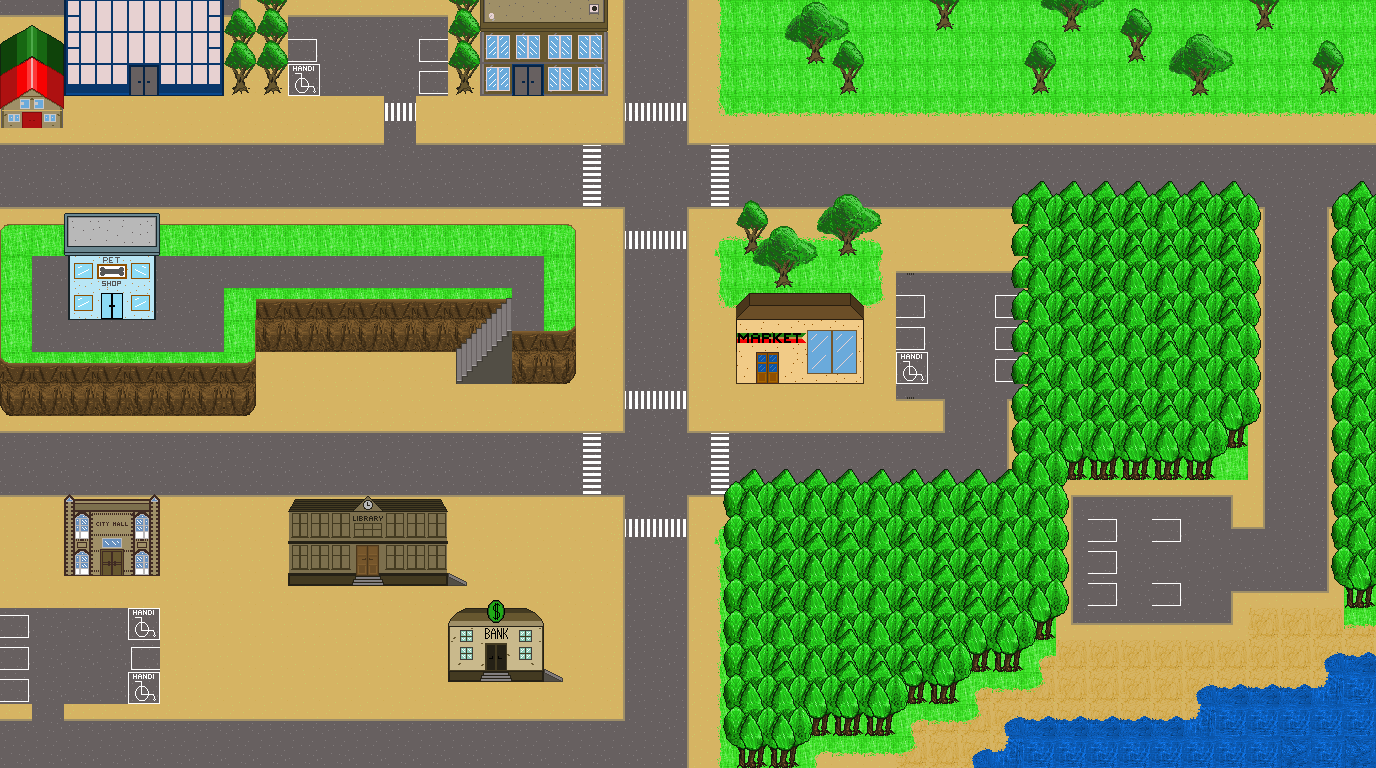

The image is a tile-based game level rendered from a .tmx file. Its description and source (layers, tilesets, objects; grid data summarised) follow:
An orthogonal 43x24 tile map with 32x32 px tiles, 18 tile layers (Ground1, Ground2, RoadMiddle, Pavement, ...).

<map version="1.2" tiledversion="1.2.1" orientation="orthogonal" renderorder="right-down" width="43" height="24" tilewidth="32" tileheight="32" infinite="0" nextlayerid="35" nextobjectid="1">
 <tileset firstgid="1" name="TILEgame" tilewidth="32" tileheight="32" tilecount="418" columns="19">
  <image source="TILEgame.png" trans="ff00ff" width="608" height="704" />
 </tileset>
 <layer id="2" name="Ground1" width="43" height="24">
  <data>[1032 cells, 1032 non-empty, 2 distinct tile ids]</data>
 </layer>
 <layer id="13" name="Ground2" width="43" height="24">
  <data>[1032 cells, 346 non-empty, 16 distinct tile ids]</data>
 </layer>
 <layer id="6" name="RoadMiddle" width="43" height="24">
  <data>[1032 cells, 198 non-empty, 3 distinct tile ids]</data>
 </layer>
 <layer id="7" name="Pavement" width="43" height="24">
  <data>[1032 cells, 250 non-empty, 14 distinct tile ids]</data>
 </layer>
 <layer id="29" name="Parking" width="43" height="24">
  <data>[1032 cells, 21 non-empty, 3 distinct tile ids]</data>
 </layer>
 <layer id="33" name="CrossRoad" width="43" height="24">
  <data>[1032 cells, 25 non-empty, 6 distinct tile ids]</data>
 </layer>
 <layer id="28" name="Cliff" width="43" height="24">
  <data>[1032 cells, 60 non-empty, 11 distinct tile ids]</data>
 </layer>
 <layer id="30" name="Cliff-Climber" width="43" height="24">
  <data>[1032 cells, 5 non-empty, 5 distinct tile ids]</data>
 </layer>
 <layer id="15" name="TreeBottom" width="43" height="24">
  <data>[1032 cells, 201 non-empty, 7 distinct tile ids]</data>
 </layer>
 <layer id="16" name="TreeTop" width="43" height="24">
  <data>[1032 cells, 200 non-empty, 7 distinct tile ids]</data>
 </layer>
 <layer id="17" name="TreeTopTop" width="43" height="24">
  <data>[1032 cells, 68 non-empty, 1 distinct tile ids]</data>
 </layer>
 <layer id="32" name="Fundation" width="43" height="24">
  <data>[1032 cells, 8 non-empty, 4 distinct tile ids]</data>
 </layer>
 <layer id="11" name="1stFloor" width="43" height="24">
  <data>[1032 cells, 25 non-empty, 24 distinct tile ids]</data>
 </layer>
 <layer id="12" name="Door" width="43" height="24">
  <data>[1032 cells, 10 non-empty, 7 distinct tile ids]</data>
 </layer>
 <layer id="23" name="2ndFloor" width="43" height="24">
  <data>[1032 cells, 24 non-empty, 21 distinct tile ids]</data>
 </layer>
 <layer id="24" name="3rdFloor" width="43" height="24">
  <data>[1032 cells, 5 non-empty, 3 distinct tile ids]</data>
 </layer>
 <layer id="25" name="Roof1" width="43" height="24">
  <data>[1032 cells, 26 non-empty, 23 distinct tile ids]</data>
 </layer>
 <layer id="26" name="Roof2" width="43" height="24">
  <data>[1032 cells, 8 non-empty, 8 distinct tile ids]</data>
 </layer>
</map>